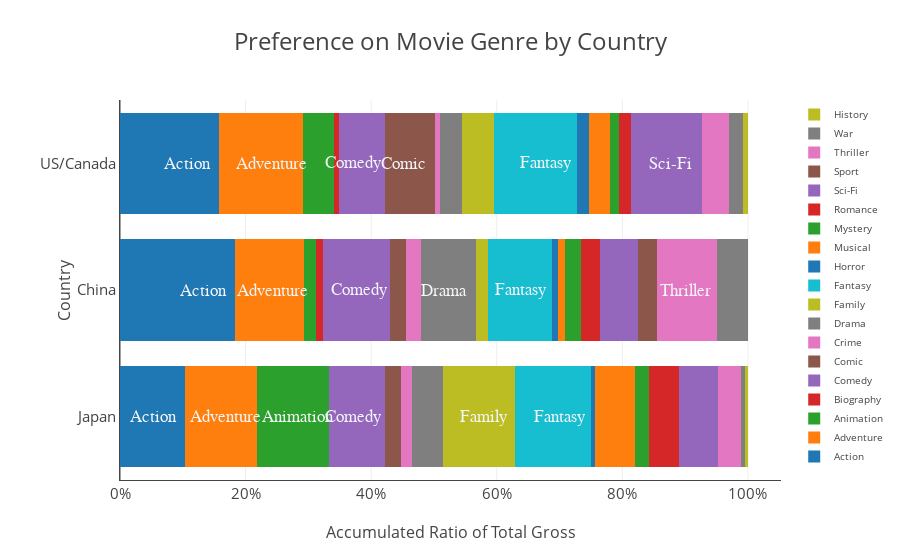

Notebook code cell kept with this figure:
### Markdown cell above
### Movie Elements Preference - Full Version with Legends

### Code cell
trace = [go.Bar(x=list(df_genre_ratio.loc[df_genre_ratio.genre==genre,country_lis].values.flatten()), 
                y=country_lis, name=genre, orientation = 'h') for genre in genre_lis]
data = trace
layout = go.Layout(title='Preference on Movie Genre by Country', font=dict(size=17),
                   yaxis=dict(title='Country', showline=True, titlefont=dict(size=16), tickfont=dict(size=15)),
                   xaxis=dict(title='Accumulated Ratio of Total Gross', showline=True, 
                              titlefont=dict(size=16), tickfont=dict(size=15), tickformat=".0%"), 
                   legend=dict(font=dict(size=10)),barmode='stack', margin=dict(l=120))


annotations = []

for country in country_lis:
    for i in range(0, len(df_genre_ratio)):
        ratio = df_genre_ratio[country][i]
        genre = df_genre_ratio['genre'][i]
        if ratio>0.07:
            x = df_genre_ratio[country][0:i+1].sum()-0.05
            text = df_genre_ratio['genre'][i]
            annotations.append(dict(x=x, y=country, text=text,
                                  font=dict(family='Calibri', size=17,
                                  color='rgba(245, 246, 249, 1)'),
                                  showarrow=False))
layout['annotations'] = annotations
fig = go.Figure(data=data, layout=layout)
offline.iplot(fig)

### Figure 1 — Plotly figure (JSON) as saved in the notebook; plotly's stock layout.template omitted (floating-point values rounded to 4 significant figures)
{"data": [{"name": "Action", "orientation": "h", "type": "bar", "uid": "6fe1423e-adb4-11e8-911f-60030899ee42", "x": [0.1028, 0.183, 0.157], "y": ["Japan", "China", "US/Canada"]}, {"name": "Adventure", "orientation": "h", "type": "bar", "uid": "6fe1455e-adb4-11e8-86bb-60030899ee42", "x": [0.1146, 0.1097, 0.1339], "y": ["Japan", "China", "US/Canada"]}, {"name": "Animation", "orientation": "h", "type": "bar", "uid": "6fe1478c-adb4-11e8-ad51-60030899ee42", "x": [0.1153, 0.01989, 0.05056], "y": ["Japan", "China", "US/Canada"]}, {"name": "Biography", "orientation": "h", "type": "bar", "uid": "6fe14de2-adb4-11e8-b9b5-60030899ee42", "x": [0, 0.01106, 0.006632], "y": ["Japan", "China", "US/Canada"]}, {"name": "Comedy", "orientation": "h", "type": "bar", "uid": "6fe152d8-adb4-11e8-9c80-60030899ee42", "x": [0.08885, 0.1062, 0.07359], "y": ["Japan", "China", "US/Canada"]}, {"name": "Comic", "orientation": "h", "type": "bar", "uid": "6fe155ba-adb4-11e8-af34-60030899ee42", "x": [0.02649, 0.02619, 0.07923], "y": ["Japan", "China", "US/Canada"]}, {"name": "Crime", "orientation": "h", "type": "bar", "uid": "6fe157f6-adb4-11e8-b321-60030899ee42", "x": [0.01719, 0.02249, 0.008597], "y": ["Japan", "China", "US/Canada"]}, {"name": "Drama", "orientation": "h", "type": "bar", "uid": "6fe15a1c-adb4-11e8-805e-60030899ee42", "x": [0.04848, 0.08791, 0.03485], "y": ["Japan", "China", "US/Canada"]}, {"name": "Family", "orientation": "h", "type": "bar", "uid": "6fe15c2e-adb4-11e8-8a1b-60030899ee42", "x": [0.1153, 0.01989, 0.05056], "y": ["Japan", "China", "US/Canada"]}, {"name": "Fantasy", "orientation": "h", "type": "bar", "uid": "6fe15e36-adb4-11e8-b8b1-60030899ee42", "x": [0.1215, 0.1019, 0.1322], "y": ["Japan", "China", "US/Canada"]}, {"name": "Horror", "orientation": "h", "type": "bar", "uid": "6fe16034-adb4-11e8-9b30-60030899ee42", "x": [0.005263, 0.009137, 0.01915], "y": ["Japan", "China", "US/Canada"]}, {"name": "Musical", "orientation": "h", "type": "bar", "uid": "6fe16234-adb4-11e8-9034-60030899ee42", "x": [0.06504, 0.01084, 0.03378], "y": ["Japan", "China", "US/Canada"]}, {"name": "Mystery", "orientation": "h", "type": "bar", "uid": "6fe16426-adb4-11e8-a3a7-60030899ee42", "x": [0.0219, 0.02541, 0.01467], "y": ["Japan", "China", "US/Canada"]}, {"name": "Romance", "orientation": "h", "type": "bar", "uid": "6fe1662e-adb4-11e8-a5ec-60030899ee42", "x": [0.04712, 0.03041, 0.01917], "y": ["Japan", "China", "US/Canada"]}, {"name": "Sci-Fi", "orientation": "h", "type": "bar", "uid": "6fe1682c-adb4-11e8-9606-60030899ee42", "x": [0.06272, 0.06044, 0.1126], "y": ["Japan", "China", "US/Canada"]}, {"name": "Sport", "orientation": "h", "type": "bar", "uid": "6fe16a28-adb4-11e8-a33e-60030899ee42", "x": [0, 0.03018, 0], "y": ["Japan", "China", "US/Canada"]}, {"name": "Thriller", "orientation": "h", "type": "bar", "uid": "6fe16c28-adb4-11e8-a035-60030899ee42", "x": [0.03688, 0.09637, 0.04351], "y": ["Japan", "China", "US/Canada"]}, {"name": "War", "orientation": "h", "type": "bar", "uid": "6fe16e1c-adb4-11e8-ad21-60030899ee42", "x": [0.005278, 0.04892, 0.02285], "y": ["Japan", "China", "US/Canada"]}, {"name": "History", "orientation": "h", "type": "bar", "uid": "6fe17010-adb4-11e8-817d-60030899ee42", "x": [0.005278, 0, 0.007153], "y": ["Japan", "China", "US/Canada"]}], "layout": {"annotations": [{"font": {"color": "rgba(245, 246, 249, 1)", "family": "Calibri", "size": 17}, "showarrow": false, "text": "Action", "x": 0.05282, "y": "Japan"}, {"font": {"color": "rgba(245, 246, 249, 1)", "family": "Calibri", "size": 17}, "showarrow": false, "text": "Adventure", "x": 0.1674, "y": "Japan"}, {"font": {"color": "rgba(245, 246, 249, 1)", "family": "Calibri", "size": 17}, "showarrow": false, "text": "Animation", "x": 0.2827, "y": "Japan"}, {"font": {"color": "rgba(245, 246, 249, 1)", "family": "Calibri", "size": 17}, "showarrow": false, "text": "Comedy", "x": 0.3716, "y": "Japan"}, {"font": {"color": "rgba(245, 246, 249, 1)", "family": "Calibri", "size": 17}, "showarrow": false, "text": "Family", "x": 0.579, "y": "Japan"}, {"font": {"color": "rgba(245, 246, 249, 1)", "family": "Calibri", "size": 17}, "showarrow": false, "text": "Fantasy", "x": 0.7005, "y": "Japan"}, {"font": {"color": "rgba(245, 246, 249, 1)", "family": "Calibri", "size": 17}, "showarrow": false, "text": "Action", "x": 0.133, "y": "China"}, {"font": {"color": "rgba(245, 246, 249, 1)", "family": "Calibri", "size": 17}, "showarrow": false, "text": "Adventure", "x": 0.2427, "y": "China"}, {"font": {"color": "rgba(245, 246, 249, 1)", "family": "Calibri", "size": 17}, "showarrow": false, "text": "Comedy", "x": 0.3799, "y": "China"}, {"font": {"color": "rgba(245, 246, 249, 1)", "family": "Calibri", "size": 17}, "showarrow": false, "text": "Drama", "x": 0.5165, "y": "China"}, {"font": {"color": "rgba(245, 246, 249, 1)", "family": "Calibri", "size": 17}, "showarrow": false, "text": "Fantasy", "x": 0.6383, "y": "China"}, {"font": {"color": "rgba(245, 246, 249, 1)", "family": "Calibri", "size": 17}, "showarrow": false, "text": "Thriller", "x": 0.9011, "y": "China"}, {"font": {"color": "rgba(245, 246, 249, 1)", "family": "Calibri", "size": 17}, "showarrow": false, "text": "Action", "x": 0.107, "y": "US/Canada"}, {"font": {"color": "rgba(245, 246, 249, 1)", "family": "Calibri", "size": 17}, "showarrow": false, "text": "Adventure", "x": 0.2409, "y": "US/Canada"}, {"font": {"color": "rgba(245, 246, 249, 1)", "family": "Calibri", "size": 17}, "showarrow": false, "text": "Comedy", "x": 0.3717, "y": "US/Canada"}, {"font": {"color": "rgba(245, 246, 249, 1)", "family": "Calibri", "size": 17}, "showarrow": false, "text": "Comic", "x": 0.4509, "y": "US/Canada"}, {"font": {"color": "rgba(245, 246, 249, 1)", "family": "Calibri", "size": 17}, "showarrow": false, "text": "Fantasy", "x": 0.6771, "y": "US/Canada"}, {"font": {"color": "rgba(245, 246, 249, 1)", "family": "Calibri", "size": 17}, "showarrow": false, "text": "Sci-Fi", "x": 0.8765, "y": "US/Canada"}], "barmode": "stack", "font": {"size": 17}, "legend": {"font": {"size": 10}}, "margin": {"l": 120}, "title": "Preference on Movie Genre by Country", "xaxis": {"showline": true, "tickfont": {"size": 15}, "tickformat": ".0%", "title": "Accumulated Ratio of Total Gross", "titlefont": {"size": 16}}, "yaxis": {"showline": true, "tickfont": {"size": 15}, "title": "Country", "titlefont": {"size": 16}}}}
